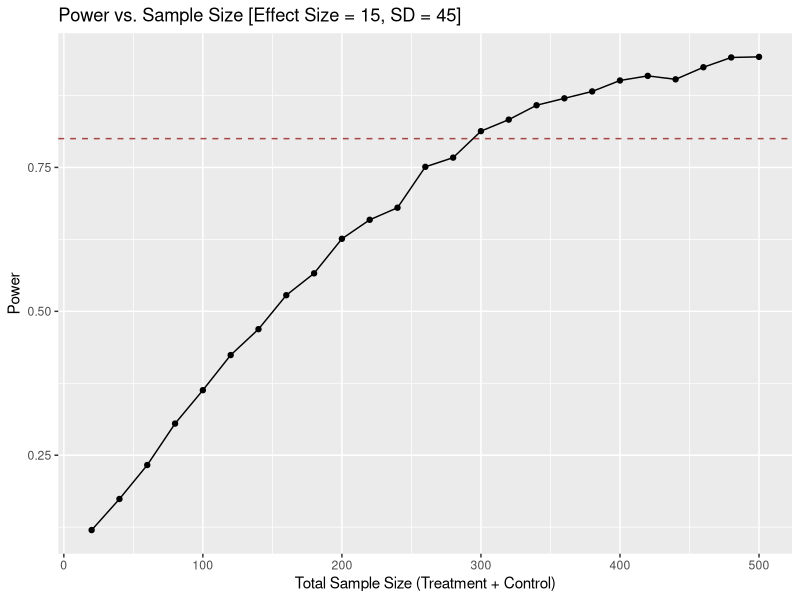

Here is the R script that generated this plot:
library(data.table)
library(ggplot2)

set.seed(1234)

# start off by making a data frame with control and treatment data
# columns: focus_of_attention, 

df <- data.table(id = 1:300)

df[ , ':='(
  y0 = rnorm(.N, mean = 96, sd = 45),
  tau_external = rnorm(.N, mean = 15)
)]

df[ , focus_of_attention := sample(c('internal', 'external'), 
                                   size = .N, replace = TRUE)]

df[focus_of_attention == 'internal', Y := rnorm(.N, mean = 96, sd = 45)]
df[focus_of_attention == 'external', Y := rnorm(.N, mean = 111, sd = 45)]

# df[ , .(group_mean = mean(Y)), keyby = .(focus_of_attention)]

samples <- seq(20, 500, by = 20)

length_original <- length(df$Y)

data <- data.frame(
  sample_size = numeric(length(samples)),
  power = numeric(length(samples))
)

for (i in seq_along(samples)){
  group_size <- (samples[i] / 2) 
  data$sample_size[i] <- group_size * 2
  
  sim_p_values <- replicate(1000, {
    sample_treat   <- sample(df[df$focus_of_attention == 'external']$Y, 
                             size = group_size, 
                             replace = TRUE)
    sample_control <- sample(df[df$focus_of_attention == 'internal']$Y, 
                             size = group_size, 
                             replace = TRUE)
    
    t_test_sim <- t.test(sample_treat, sample_control)
    
    return(t_test_sim$p.value)
  })
  
  data$power[i] <- mean(sim_p_values < 0.05)
  
}

ggplot(data, aes(x = sample_size, y = power)) +
  geom_line() +
  geom_hline(yintercept = 0.80, linetype = "dashed", color = "darkred", alpha = 0.7) +
  geom_point() +
  labs(
    title = "Power vs. Sample Size [Effect Size = 15, SD = 45]",
    x = "Total Sample Size (Treatment + Control)",
    y = "Power"
  )
